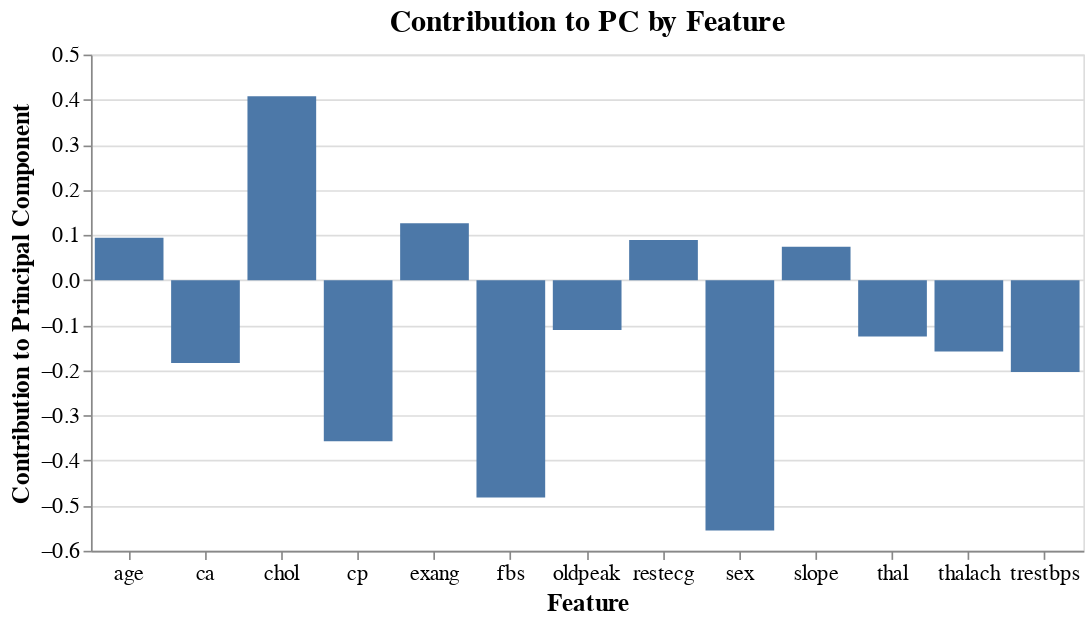

Notebook cell for this chart:
### Code cell
# contribution of each feature for PC3
plot_pc(list(kaggle_df.columns[:13]), vt, 2)

### Figure 1 — Vega-Lite specification as saved in the notebook (floating-point values rounded to 4 significant figures)
{"config": {"view": {"continuousWidth": 400, "continuousHeight": 300}, "axis": {"labelFontSize": 13, "titleFontSize": 15}, "axisX": {"labelAngle": 0}, "title": {"fontSize": 18}}, "data": {"name": "data-dd6f3e33e96ef7ebfd7ad0f2d3ace297"}, "mark": "bar", "encoding": {"x": {"type": "nominal", "field": "Feature"}, "y": {"type": "quantitative", "field": "Contribution to Principal Component"}}, "title": "Contribution to PC by Feature", "width": 600, "$schema": "https://vega.github.io/schema/vega-lite/v4.8.1.json", "datasets": {"data-dd6f3e33e96ef7ebfd7ad0f2d3ace297": [{"Contribution to Principal Component": 0.09408, "Feature": "age"}, {"Contribution to Principal Component": -0.5548, "Feature": "sex"}, {"Contribution to Principal Component": -0.357, "Feature": "cp"}, {"Contribution to Principal Component": -0.2038, "Feature": "trestbps"}, {"Contribution to Principal Component": 0.4078, "Feature": "chol"}, {"Contribution to Principal Component": -0.4817, "Feature": "fbs"}, {"Contribution to Principal Component": 0.08919, "Feature": "restecg"}, {"Contribution to Principal Component": -0.1583, "Feature": "thalach"}, {"Contribution to Principal Component": 0.1264, "Feature": "exang"}, {"Contribution to Principal Component": -0.1103, "Feature": "oldpeak"}, {"Contribution to Principal Component": 0.07382, "Feature": "slope"}, {"Contribution to Principal Component": -0.1836, "Feature": "ca"}, {"Contribution to Principal Component": -0.125, "Feature": "thal"}]}}
